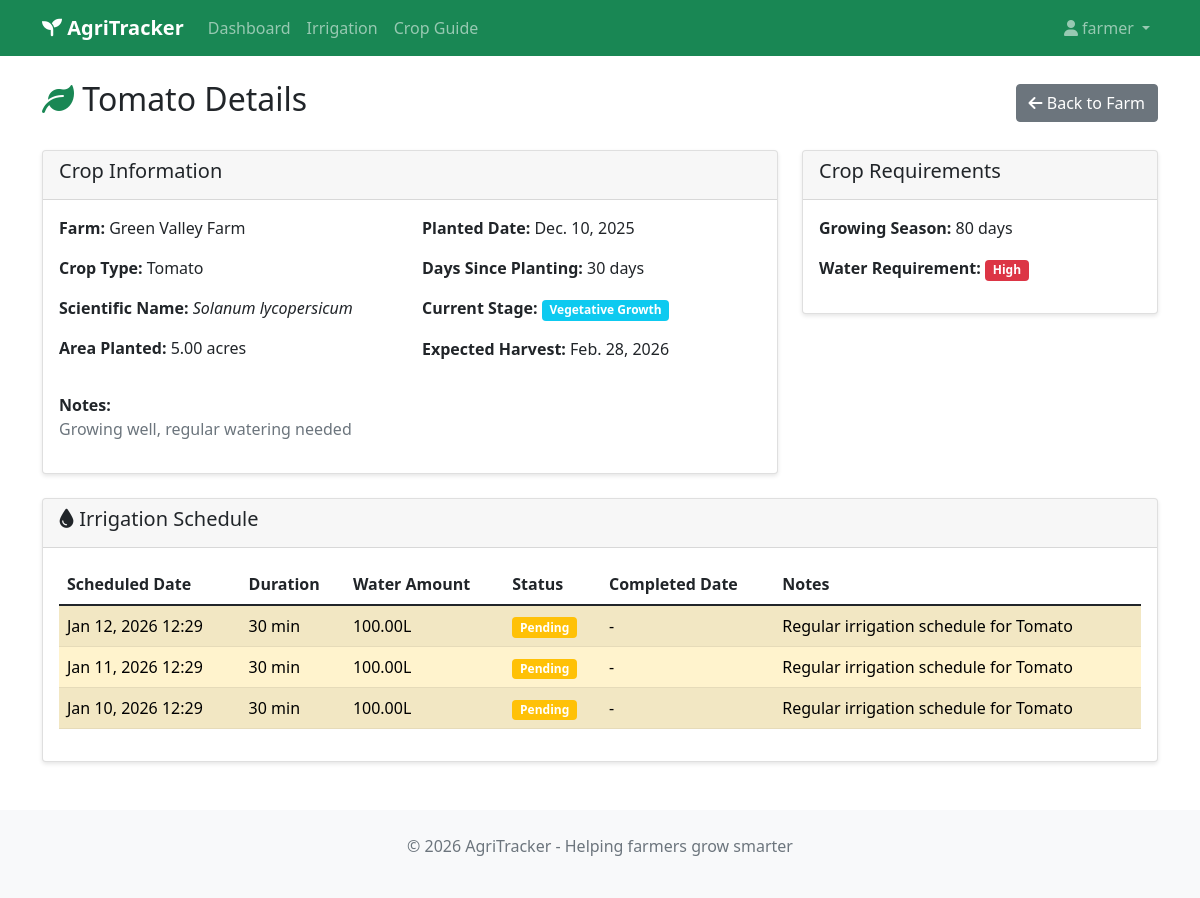
Page /crop/1/ (signed in) on the committed database.
### crops/models.py (models this page shows, shortened)
class Crop(models.Model):
    GROWTH_STAGES = [
        ('seed', 'Seed/Planting'),
        ('germination', 'Germination'),
        ('vegetative', 'Vegetative Growth'),
        ('flowering', 'Flowering'),
        ('fruiting', 'Fruiting'),
        ('harvest', 'Ready for Harvest'),
        ('harvested', 'Harvested')
    ]
    farm = models.ForeignKey(Farm, on_delete=models.CASCADE)
    crop_type = models.ForeignKey(CropType, on_delete=models.CASCADE)
    planted_date = models.DateField()
    area_planted = models.DecimalField(max_digits=8, decimal_places=2, help_text="Area in acres")
    current_stage = models.CharField(max_length=20, choices=GROWTH_STAGES, default='seed')
    expected_harvest_date = models.DateField()
    notes = models.TextField(blank=True)
    @property
    def days_since_planting(self):
        return (timezone.now().date() - self.planted_date).days

class CropType(models.Model):
    name = models.CharField(max_length=100)
    scientific_name = models.CharField(max_length=150, blank=True)
    growing_season_days = models.IntegerField(help_text="Average days to harvest")
    water_requirement = models.CharField(max_length=50, choices=[
        ('low', 'Low'),
        ('medium', 'Medium'),
        ('high', 'High')
    ])

class Farm(models.Model):
    name = models.CharField(max_length=200)
    owner = models.ForeignKey(User, on_delete=models.CASCADE)
    location = models.CharField(max_length=300)
    total_area = models.DecimalField(max_digits=10, decimal_places=2, help_text="Area in acres")
    created_at = models.DateTimeField(auto_now_add=True)

class IrrigationSchedule(models.Model):
    crop = models.ForeignKey(Crop, on_delete=models.CASCADE)
    scheduled_date = models.DateTimeField()
    duration_minutes = models.IntegerField()
    water_amount_liters = models.DecimalField(max_digits=10, decimal_places=2, blank=True, null=True)
    completed = models.BooleanField(default=False)
    completed_date = models.DateTimeField(blank=True, null=True)
    notes = models.TextField(blank=True)

### crops/views.py (the view)
# urls.py: path('crop/<int:crop_id>/', views.crop_detail, name='crop_detail'),
@login_required
def crop_detail(request, crop_id):
    crop = get_object_or_404(Crop, id=crop_id, farm__owner=request.user)
    irrigation_schedule = IrrigationSchedule.objects.filter(crop=crop).order_by('-scheduled_date')
    context = {
        'crop': crop,
        'irrigation_schedule': irrigation_schedule,
    }
    return render(request, 'crops/crop_detail.html', context)

### templates/crops/crop_detail.html (shortened to what this page needs)
{% extends 'base.html' %}
{% block content %}
<div class="d-flex justify-content-between align-items-center mb-4">
    <h2><i class="fas fa-leaf text-success"></i> {{ crop.crop_type.name }} Details</h2>
    <a href="{% url 'farm_detail' crop.farm.id %}" class="btn btn-secondary">
        <i class="fas fa-arrow-left"></i> Back to Farm
    </a>
</div>
<div class="row mb-4">
    <div class="col-md-8">
        <div class="card">
            <div class="card-header">
                <h5>Crop Information</h5>
            </div>
            <div class="card-body">
                <div class="row">
                    <div class="col-md-6">
                        <p><strong>Farm:</strong> {{ crop.farm.name }}</p>
                        <p><strong>Crop Type:</strong> {{ crop.crop_type.name }}</p>
                        {% if crop.crop_type.scientific_name %}
                        <p><strong>Scientific Name:</strong> <em>{{ crop.crop_type.scientific_name }}</em></p>
                        {% endif %}
                        <p><strong>Area Planted:</strong> {{ crop.area_planted }} acres</p>
                    </div>
                    <div class="col-md-6">
                        <p><strong>Planted Date:</strong> {{ crop.planted_date }}</p>
                        <p><strong>Days Since Planting:</strong> {{ crop.days_since_planting }} days</p>
                        <p><strong>Current Stage:</strong>
                            <span class="badge bg-info">{{ crop.get_current_stage_display }}</span>
                        </p>
                        <p><strong>Expected Harvest:</strong> {{ crop.expected_harvest_date }}</p>
                    </div>
                </div>
                {% if crop.notes %}
                <div class="mt-3">
                    <strong>Notes:</strong>
                    <p class="text-muted">{{ crop.notes }}</p>
                </div>
                {% endif %}
            </div>
        </div>
    </div>
    <div class="col-md-4">
        <div class="card">
            <div class="card-header">
                <h5>Crop Requirements</h5>
            </div>
            <div class="card-body">
                <p><strong>Growing Season:</strong> {{ crop.crop_type.growing_season_days }} days</p>
                <p><strong>Water Requirement:</strong>
                    <span class="badge bg-{% if crop.crop_type.water_requirement == 'high' %}danger{% elif crop.crop_type.water_requirement == 'medium' %}warning{% else %}success{% endif %}">
                        {{ crop.crop_type.get_water_requirement_display }}
                    </span>
                </p>
            </div>
        </div>
    </div>
</div>
<div class="row">
    <div class="col-12">
        <div class="card">
            <div class="card-header">
                <h5><i class="fas fa-tint"></i> Irrigation Schedule</h5>
            </div>
            <div class="card-body">
                {% if irrigation_schedule %}
                    <div class="table-responsive">
                        <table class="table table-striped">
                            <thead>
                                <tr>
                                    <th>Scheduled Date</th>
                                    <th>Duration</th>
                                    <th>Water Amount</th>
                                    <th>Status</th>
                                    <th>Completed Date</th>
                                    <th>Notes</th>
                                </tr>
                            </thead>
                            <tbody>
                                {% for irrigation in irrigation_schedule %}
                                <tr class="{% if not irrigation.completed %}table-warning{% endif %}">
                                    <td>{{ irrigation.scheduled_date|date:"M d, Y H:i" }}</td>
                                    <td>{{ irrigation.duration_minutes }} min</td>
                                    <td>
                                        {% if irrigation.water_amount_liters %}
                                            {{ irrigation.water_amount_liters }}L
                                        {% else %}
                                            -
                                        {% endif %}
                                    </td>
                                    <td>
                                        {% if irrigation.completed %}
                                            <span class="badge bg-success">Completed</span>
                                        {% else %}
                                            <span class="badge bg-warning">Pending</span>
                                        {% endif %}
                                    </td>
                                    <td>
                                        {% if irrigation.completed_date %}
                                            {{ irrigation.completed_date|date:"M d, Y H:i" }}
                                        {% else %}
                                            -
                                        {% endif %}
                                    </td>
                                    <td>{{ irrigation.notes|default:"-" }}</td>
                                </tr>
                                {% endfor %}
                            </tbody>
                        </table>
                    </div>
                {% else %}
                    <div class="alert alert-info">
                        <i class="fas fa-info-circle"></i> No irrigation schedule set for this crop yet.
                    </div>
                {% endif %}
            </div>
        </div>
    </div>
</div>
{% endblock %}

### templates/base.html (shortened to what this page needs)
<!DOCTYPE html>
<html lang="en">
<head>
    <link href="https://cdn.jsdelivr.net/npm/bootstrap@5.1.3/dist/css/bootstrap.min.css" rel="stylesheet">
    <link href="https://cdnjs.cloudflare.com/ajax/libs/font-awesome/6.0.0/css/all.min.css" rel="stylesheet">
</head>
<body>
    <nav class="navbar navbar-expand-lg navbar-dark bg-success">
        <div class="container">
            <a class="navbar-brand" href="{% url 'home' %}">
                <i class="fas fa-seedling"></i> AgriTracker
            </a>
            <div class="collapse navbar-collapse" id="navbarNav">
                <ul class="navbar-nav me-auto">
                    <li class="nav-item">
                        <a class="nav-link" href="{% url 'home' %}">Dashboard</a>
                    </li>
                    {% if user.is_authenticated %}
                    <li class="nav-item">
                        <a class="nav-link" href="{% url 'irrigation_dashboard' %}">Irrigation</a>
                    </li>
                    {% endif %}
                    <li class="nav-item">
                        <a class="nav-link" href="{% url 'crop_guide' %}">Crop Guide</a>
                    </li>
                </ul>
                <ul class="navbar-nav">
                    {% if user.is_authenticated %}
                    <li class="nav-item dropdown">
                        <a class="nav-link dropdown-toggle" href="#" id="navbarDropdown" role="button" data-bs-toggle="dropdown">
                            <i class="fas fa-user"></i> {{ user.username }}
                        </a>
                    </li>
                    {% else %}
                    <li class="nav-item">
                        <a class="nav-link" href="/admin/login/">Login</a>
                    </li>
                    {% endif %}
                </ul>
            </div>
        </div>
    </nav>
    <main class="container mt-4">
        {% block content %}
        {% endblock %}
    </main>
    <footer class="bg-light mt-5 py-4">
        <div class="container text-center">
            <p class="text-muted">&copy; 2026 AgriTracker - Helping farmers grow smarter</p>
        </div>
    </footer>
</body>
</html>

### templates/base.html (style rules this page uses)
.navbar-brand { font-weight: bold; }
.card { box-shadow: 0 2px 4px rgba(0,0,0,0.1); }

### rows in the picture
Crop: crop_type.name "Tomato", farm.name "Green Valley Farm", crop_type.scientific_name "Solanum lycopersicum", area_planted "5.00", planted_date "Dec. 10, 2025", days_since_planting "30", current_stage "Vegetative Growth", expected_harvest_date "Feb. 28, 2026", notes "Growing well, regular watering needed", crop_type.growing_season_days "80", crop_type.water_requirement "High"
IrrigationSchedule: scheduled_date "Jan 12, 2026 12:29", duration_minutes "30", water_amount_liters "100.00", completed "Pending", notes "Regular irrigation schedule for Tomato"
IrrigationSchedule: scheduled_date "Jan 11, 2026 12:29", duration_minutes "30", water_amount_liters "100.00", completed "Pending", notes "Regular irrigation schedule for Tomato"
IrrigationSchedule: scheduled_date "Jan 10, 2026 12:29", duration_minutes "30", water_amount_liters "100.00", completed "Pending", notes "Regular irrigation schedule for Tomato"

### other values in the picture
{{ user.username }} "farmer"
